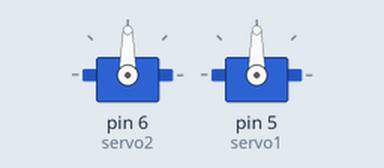
Recording of a sketch running on a simulated Arduino Uno, built with avr-gcc and run on an emulated ATmega328P. On the bench: 2 × servo.

Above: at 0.05 s.
At 6.0 s:
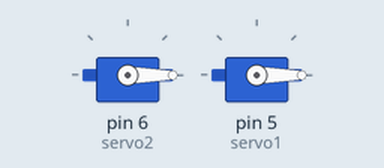
Timing chart, 0 to 11.7 s (numbered marks = the images above):
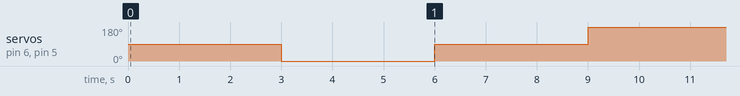

The sketch:

Motor_teste.ino
```cpp
#include <Servo.h>

Servo servo1;
Servo servo2;
void setup()
{
  servo2.attach(6);
  servo1.attach(5);
}

void loop()
{
 delay(3000);
 servo2.write(0);
 servo1.write(0);

 delay(3000);
 servo2.write(90);
 servo1.write(90);

 delay(3000);
 servo2.write(180);
 servo1.write(180);
}
```

Measured:
- by itself, servo on pin 6 (servo2), servo on pin 5 (servo1): repeats every 9.0 s: 90° 3.0 s, 180° 3.0 s, 0° 3.0 s
